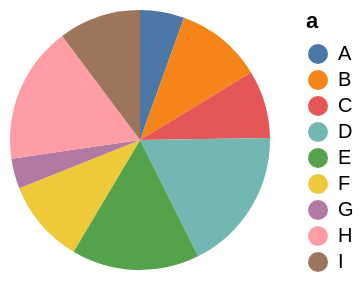

Source (Vega-Lite JSON):
### Vega specification from a JSON file in a GitHub repository (floating-point values rounded to 4 significant figures)
{"$schema": "https://vega.github.io/schema/vega/v6.json", "background": null, "padding": 5, "width": 130, "height": 130, "style": "view", "data": [{"name": "source_0", "values": [{"a": "A", "b": 28, "c": 5, "g": "x"}, {"a": "B", "b": 55, "c": 9, "g": "y"}, {"a": "C", "b": 43, "c": 2, "g": "x"}, {"a": "D", "b": 91, "c": 7, "g": "y"}, {"a": "E", "b": 81, "c": 4, "g": "x"}, {"a": "F", "b": 53, "c": 6, "g": "y"}, {"a": "G", "b": 19, "c": 8, "g": "x"}, {"a": "H", "b": 87, "c": 1, "g": "y"}, {"a": "I", "b": 52, "c": 3, "g": "x"}]}, {"name": "data_0", "source": "source_0", "transform": [{"type": "stack", "groupby": [], "field": "b", "sort": {"field": ["a"], "order": ["ascending"]}, "as": ["b_start", "b_end"], "offset": "zero"}, {"type": "filter", "expr": "isValid(datum[\"b\"]) && isFinite(+datum[\"b\"])"}]}], "marks": [{"name": "marks", "type": "arc", "style": ["arc"], "from": {"data": "data_0"}, "encode": {"update": {"fill": {"scale": "color", "field": "a"}, "description": {"signal": "\"b: \" + (format(datum[\"b\"], \"\")) + \"; a: \" + (isValid(datum[\"a\"]) ? isArray(datum[\"a\"]) ? join(datum[\"a\"], ' ') : datum[\"a\"] : \"\"+datum[\"a\"])"}, "x": {"signal": "width", "mult": 0.5}, "y": {"signal": "height", "mult": 0.5}, "outerRadius": {"signal": "min(width,height)/2"}, "innerRadius": {"value": 0}, "startAngle": {"scale": "theta", "field": "b_end"}, "endAngle": {"scale": "theta", "field": "b_start"}}}}], "scales": [{"name": "theta", "type": "linear", "domain": {"data": "data_0", "fields": ["b_start", "b_end"]}, "range": [0, 6.283], "zero": true}, {"name": "color", "type": "ordinal", "domain": {"data": "data_0", "field": "a", "sort": true}, "range": "category"}], "legends": [{"fill": "color", "symbolType": "circle", "title": "a"}], "config": {"axis": {"labelColor": "#8a8f98", "titleColor": "#8a8f98", "domainColor": "#8a8f98", "tickColor": "#8a8f98", "gridColor": "#8a8f98", "gridOpacity": 0.25}, "style": {"cell": {"stroke": "#8a8f98", "strokeOpacity": 0.4}}}}
